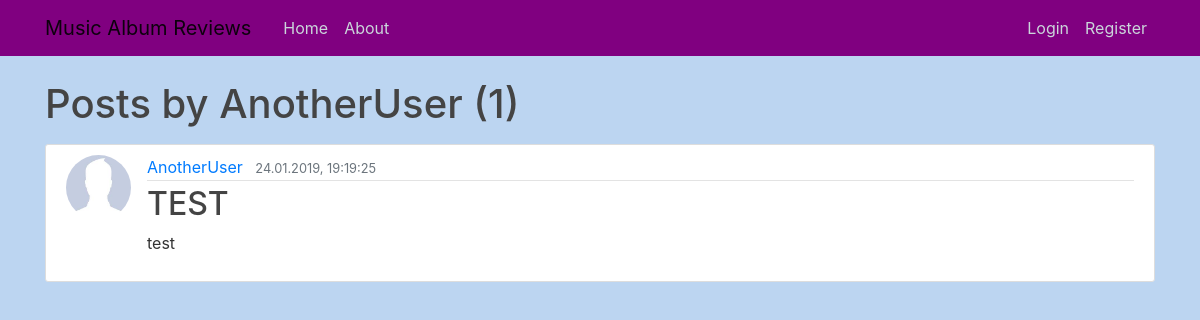
The app's page /user/AnotherUser, older data.
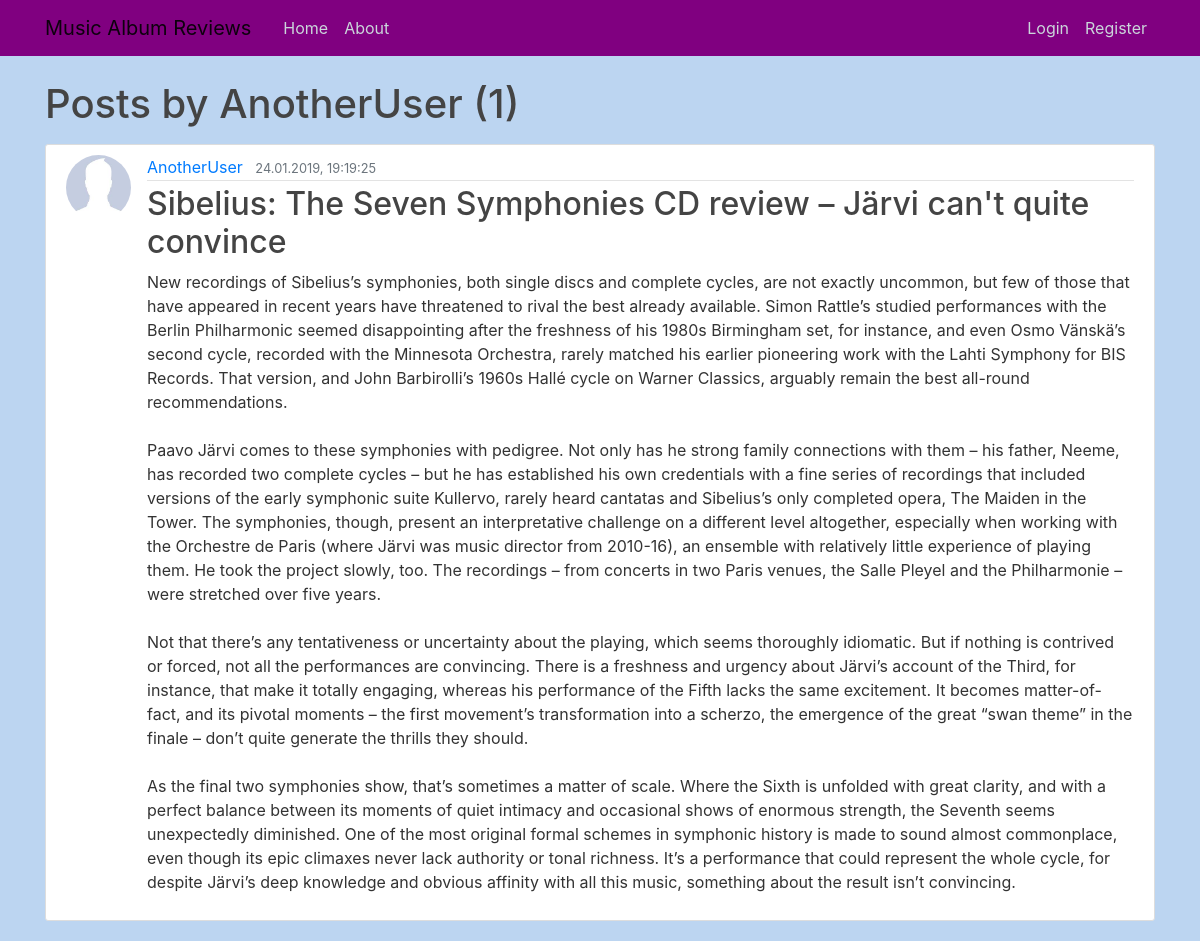
The same page, newer data.
### blog/models.py (models this page shows, shortened)
class Post(models.Model):
  title = models.CharField(max_length=100)
  content = models.TextField()
  date_posted = models.DateTimeField(default=timezone.now)
  author = models.ForeignKey(User, on_delete=models.CASCADE)

### users/models.py (models this page shows, shortened)
class Profile(models.Model):
  user = models.OneToOneField(User, on_delete=models.CASCADE)
  image = models.ImageField(default='default.jpg', upload_to='profile_pics')

### blog/views.py (the view)
# urls.py: path('user/<str:username>', UserPostListView.as_view(), name = 'user-posts'),
class UserPostListView(ListView):
  model = Post
  template_name = 'blog/user_posts.html'
  context_object_name = 'posts'
  ordering = ['-date_posted']
  paginate_by = 5
  def get_queryset(self):
    user = get_object_or_404(User, username=self.kwargs.get('username'))
    return Post.objects.filter(author=user).order_by('-date_posted')

### blog/templates/blog/user_posts.html (shortened to what this page needs)
{% extends "blog/base.html" %}
{% block content %}
  <h1 class="mb-3">Posts by {{ view.kwargs.username }} ({{ page_obj.paginator.count }})</h1>
  {% for post in posts %}
    <article class="media content-section">
      <img class="rounded-circle article-img" src="{{ post.author.profile.image.url }}">
      <div class="media-body">
        <div class="article-metadata">
          <a class="mr-2" href="{% url 'user-posts' post.author.username %}">{{ post.author }}</a>
          <small class="text-muted">{{ post.date_posted|date:"d.m.Y, G:H:i" }}</small>
        </div>
        <h2><a class="article-title" href="{% url 'post-detail' post.id %}">{{ post.title }}</a></h2>
        <p class="article-content">{{ post.content }}</p>
      </div>
    </article>
  {% endfor %}
{% endblock content %}

Row changes from the older to the newer data that the page shows:
changed Post "AnotherUser": title "TEST" → "Sibelius: The Seven Symphonies CD review – Järvi can't quite convince"; content "test" → "New recordings of Sibelius’s symphonies, both single discs and complete cycles, are not exactly uncommon, but few of those that have appeared in recent years have threatened to rival the best already available. Simon Rattle’s studied performances with the Berlin Philharmonic seemed disappointing after the freshness of his 1980s Birmingham set, for instance, and even Osmo Vänskä’s second cycle, recorded with the Minnesota Orchestra, rarely matched his earlier pioneering work with the Lahti Symphony for BIS Records. That version, and John Barbirolli’s 1960s Hallé cycle on Warner Classics, arguably remain the best all-round recommendations. Paavo Järvi comes to these symphonies with pedigree.…"
